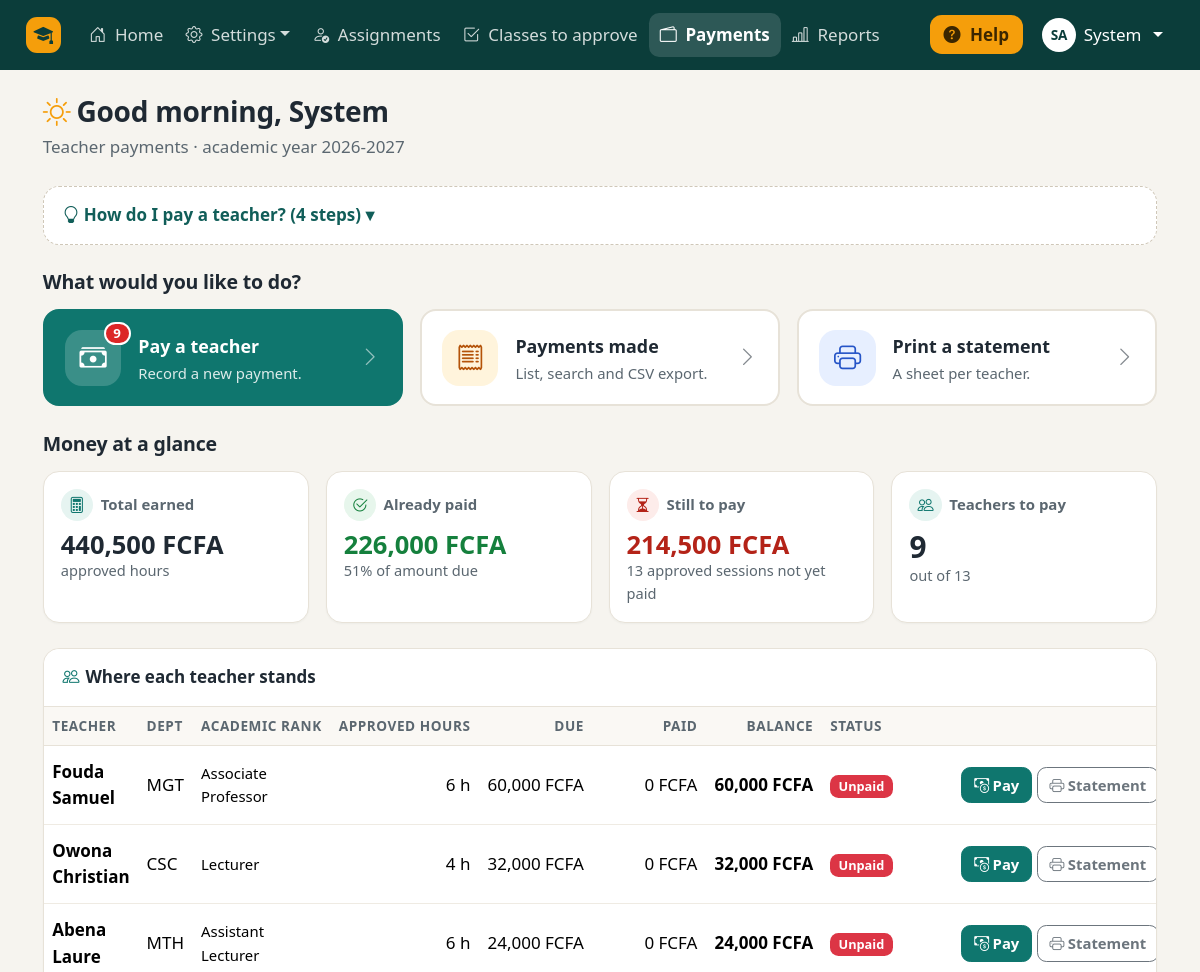
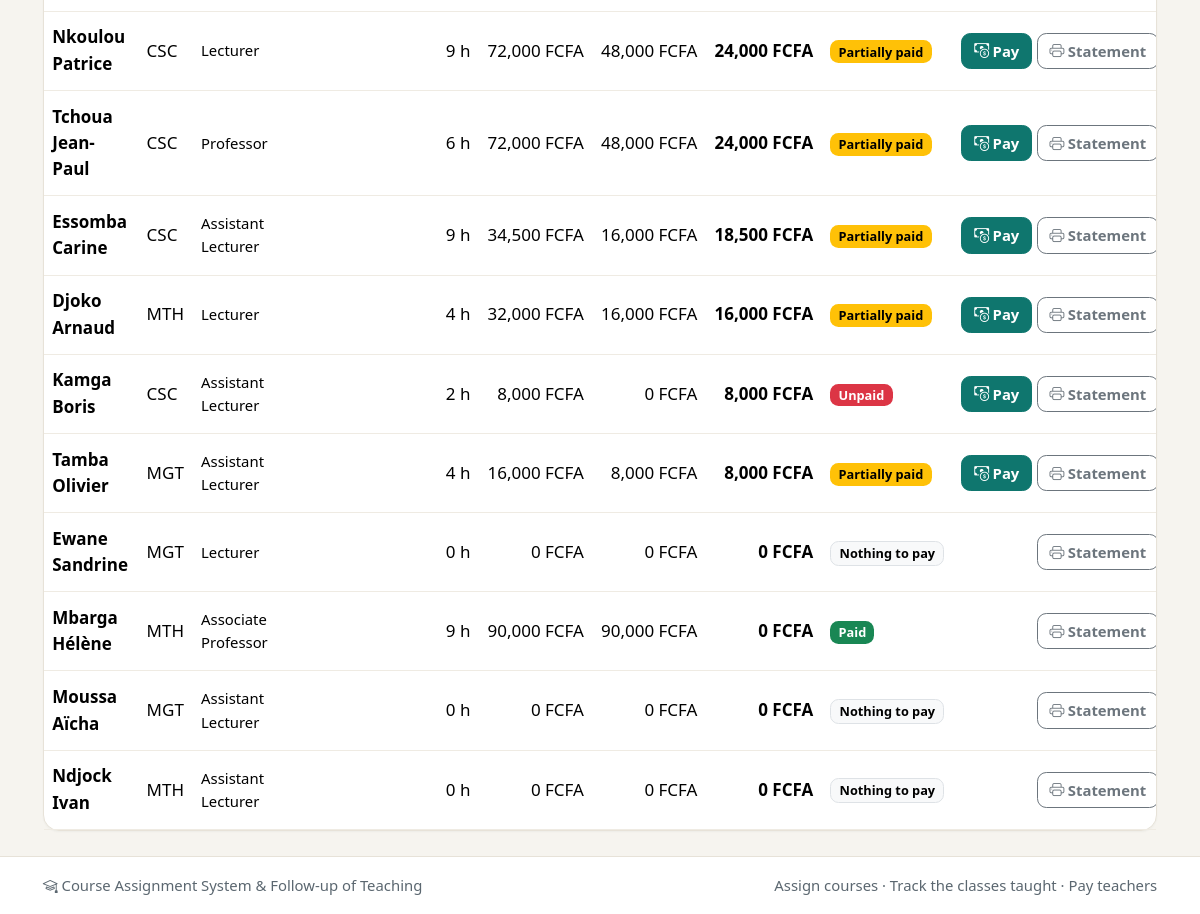
Screenshot of /accountant/dashboard.php (signed in) with the database file from the repository (2 pictures, top to bottom).
### tables this page shows
CREATE TABLE users (
    id             INT AUTO_INCREMENT PRIMARY KEY,
    last_name      VARCHAR(80)  NOT NULL,
    first_name     VARCHAR(80)  NOT NULL,
    email          VARCHAR(150) NOT NULL UNIQUE,
    password_hash  VARCHAR(255) NOT NULL,
    role           ENUM('admin','head','teacher','accountant') NOT NULL DEFAULT 'teacher',
    department_id  INT NULL,
    academic_rank  VARCHAR(50) NULL,
    max_load       INT NOT NULL DEFAULT 0,
    phone          VARCHAR(30) NULL,
    is_active      TINYINT(1) NOT NULL DEFAULT 1,
    created_at     DATETIME NOT NULL DEFAULT CURRENT_TIMESTAMP,
    CONSTRAINT fk_user_department FOREIGN KEY (department_id) REFERENCES departments(id) ON DELETE SET NULL
);

CREATE TABLE academic_years (
    id          INT AUTO_INCREMENT PRIMARY KEY,
    label       VARCHAR(9) NOT NULL UNIQUE,
    start_date  DATE NOT NULL,
    end_date    DATE NOT NULL,
    is_active   TINYINT(1) NOT NULL DEFAULT 0
);

### accountant/dashboard.php (the view, shortened to what the rows shown need)
<?php
require_once __DIR__ . '/../includes/auth.php';
$user = require_role(['accountant', 'admin']);
$year = require_active_year();
$yearId = (int) $year['id'];
$teachers = teachers_overview($yearId);
usort($teachers, fn($a, $b) => (float) $b['balance'] <=> (float) $a['balance']);
$nav_active = $user['role'] === 'admin' ? 'accountant/payments.php' : 'accountant/dashboard.php';
require __DIR__ . '/../includes/header.php';
?>
<div class="page-header">
    <div>
        <h1><?= icon('sun', 'greeting-icon') ?><?= e(greeting()) ?>, <?= e($user['first_name']) ?></h1>
        <p class="lead-text">Teacher payments · academic year <?= e($year['label']) ?></p>
    </div>
</div>
<h2 class="section-title">What would you like to do?</h2>
<h2 class="section-title">Money at a glance</h2>
<div class="card">
    <div class="table-responsive">
        <table class="table table-hover table-card">
            <thead><tr><th>Teacher</th><th>Dept</th><th>Academic rank</th><th class="num">Approved hours</th><th class="num">Due</th><th class="num">Paid</th><th class="num">Balance</th><th>Status</th><th></th></tr></thead>
            <tbody>
            <?php foreach ($teachers as $t): ?>
                <tr>
                    <td class="fw-semibold"><?= e(full_name($t)) ?></td>
                    <td><?= e($t['department_code']) ?></td>
                    <td class="small"><?= e($t['academic_rank']) ?></td>
                    <td class="num"><?= hours($t['approved_hours']) ?></td>
                    <td class="num"><?= money($t['due']) ?></td>
                    <td class="num"><?= money($t['paid']) ?></td>
                    <td class="num fw-semibold"><?= money($t['balance']) ?></td>
                    <td><span class="badge <?= e($t['status_class']) ?>"><?= e($t['status_label']) ?></span></td>
                    <td class="text-end text-nowrap">
                        <?php if ((float) $t['balance'] > 0): ?>
                            <a href="<?= e(url('accountant/payment_form.php?teacher_id=' . $t['id'])) ?>" class="btn btn-sm btn-primary"><?= icon('cash-coin') ?>Pay</a>
                        <?php endif; ?>
                        <a href="<?= e(url('accountant/statements.php?teacher_id=' . $t['id'])) ?>" class="btn btn-sm btn-outline-secondary"><?= icon('printer') ?>Statement</a>
                    </td>
                </tr>
            <?php endforeach; ?>
            </tbody>
        </table>
    </div>
</div>
<?php require __DIR__ . '/../includes/footer.php'; ?>

### includes/header.php (shortened to what the rows shown need)
<?php
$user = current_user();
$year = active_year();
$body_class = $body_class ?? '';
$scriptPath = ltrim(substr($_SERVER['SCRIPT_NAME'] ?? '', strlen(rtrim(BASE_URL, '/'))), '/');
$nav_active = $nav_active ?? $scriptPath;
$pendingCount = ($user && $user['role'] === 'admin') ? count(pending_signups()) : 0;
$teachingMenu = ['My teaching', [
    ['My courses and workload', 'teacher/dashboard.php', 'journal-text'],
    ['My classes', 'teacher/sessions.php', 'clock-history'],
    ['My money', 'teacher/payments.php', 'wallet2'],
], 'person-workspace'];
$menus = [
    'admin' => [
        ['Home', 'admin/dashboard.php', 'house-door'],
        ['Settings', [
            ['Users', 'admin/users.php', 'people'],
            ['Departments', 'admin/departments.php', 'building'],
            ['Courses', 'admin/courses.php', 'journal-bookmark'],
            ['Academic years', 'admin/years.php', 'calendar3'],
            ['Hourly rates', 'admin/rates.php', 'cash-coin'],
        ], 'gear'],
        ['Assignments', 'admin/assignments.php', 'person-check'],
        ['Classes to approve', 'head/sessions_validation.php', 'check2-square'],
        ['Payments', 'accountant/payments.php', 'wallet2'],
        ['Reports', 'admin/reports.php', 'bar-chart-line'],
    ],
    'head' => [
        ['Home', 'head/dashboard.php', 'house-door'],
        ['Assignments', 'head/assignments.php', 'person-check'],
        ['Courses', 'admin/courses.php', 'journal-bookmark'],
        ['Classes to approve', 'head/sessions_validation.php', 'check2-square'],
        ['Reports', 'admin/reports.php', 'bar-chart-line'],
        $teachingMenu,
    ],
    'teacher' => [
        ['Home', 'teacher/dashboard.php', 'house-door'],
        ['My classes', 'teacher/sessions.php', 'clock-history'],
        ['My money', 'teacher/payments.php', 'wallet2'],
    ],
    'accountant' => [
        ['Home', 'accountant/dashboard.php', 'house-door'],
        ['Payments', 'accountant/payments.php', 'wallet2'],
        ['New payment', 'accountant/payment_form.php', 'plus-circle'],
        ['Payment statements', 'accountant/statements.php', 'printer'],
    ],
];
$menu = $user ? ($menus[$user['role']] ?? []) : [];
?>
<!doctype html>
<html lang="en">
<head>
    <link rel="stylesheet" href="<?= e(url('assets/vendor/bootstrap/css/bootstrap.min.css')) ?>">
    <link rel="stylesheet" href="<?= e(url('assets/vendor/bootstrap-icons/bootstrap-icons.min.css')) ?>">
    <link rel="stylesheet" href="<?= e(url('assets/css/style.css')) ?>">
    <link rel="stylesheet" href="<?= e(url('assets/css/print.css')) ?>" media="print">
</head>
<body class="<?= e($body_class) ?>">
<?php if ($user): ?>
<nav class="navbar navbar-expand-xl navbar-dark app-navbar no-print">
    <div class="container-fluid px-lg-4">
        <a class="navbar-brand" href="<?= e(url(dashboard_path($user['role']))) ?>">
            <span class="brand-mark"><?= icon('mortarboard-fill') ?></span>
        </a>
        <div class="collapse navbar-collapse" id="mainNav">
            <ul class="navbar-nav me-auto mb-2 mb-xl-0">
                <?php foreach ($menu as [$label, $target, $iconName]): ?>
                    <?php if (is_array($target)):
                        $isActive = in_array($nav_active, array_column($target, 1), true); ?>
                        <li class="nav-item dropdown">
                            <a class="nav-link dropdown-toggle<?= $isActive ? ' active' : '' ?>" href="#" role="button"
                               data-bs-toggle="dropdown" aria-expanded="false"><?= icon($iconName) ?> <?= e($label) ?></a>
                                <?php foreach ($target as [$subLabel, $subPath, $subIcon]): ?>
                                    <li><a class="dropdown-item<?= $nav_active === $subPath ? ' active' : '' ?>"
                                           href="<?= e(url($subPath)) ?>"><?= icon($subIcon, 'me-2') ?><?= e($subLabel) ?>
                                            <?php if ($subPath === 'admin/users.php' && $pendingCount): ?>
                                                <span class="badge rounded-pill text-bg-warning ms-1"><?= $pendingCount ?></span>
                                            <?php endif; ?></a></li>
                                <?php endforeach; ?>
                        </li>
                    <?php else: ?>
                        <li class="nav-item">
                            <a class="nav-link<?= $nav_active === $target ? ' active' : '' ?>"
                               <?= $nav_active === $target ? 'aria-current="page"' : '' ?>
                               href="<?= e(url($target)) ?>"><?= icon($iconName) ?> <?= e($label) ?></a>
                        </li>
                    <?php endif; ?>
                <?php endforeach; ?>
            </ul>
            <div class="d-flex flex-wrap align-items-center gap-2">
                <button type="button" class="btn btn-help" data-bs-toggle="offcanvas" data-bs-target="#helpPanel" aria-controls="helpPanel">
                    <?= icon('question-circle-fill') ?> Help
                </button>
                <div class="dropdown">
                    <a class="nav-link dropdown-toggle text-white user-chip" href="#" role="button" data-bs-toggle="dropdown" aria-expanded="false">
                        <span class="avatar"><?= e(mb_strtoupper(mb_substr($user['first_name'], 0, 1) . mb_substr($user['last_name'], 0, 1))) ?></span>
                        <span><?= e($user['first_name']) ?></span>
                    </a>
                </div>
            </div>
        </div>
    </div>
</nav>
<?php endif; ?>
<main class="<?= $user ? 'container-xl py-4' : 'guest-main' ?>">

### includes/functions.php (shortened to what the rows shown need)
<?php
require_once __DIR__ . '/../config/db.php';
function db(): mysqli
{
    global $db;
    return $db;
}
function db_run(string $sql, string $types = '', array $params = []): mysqli_stmt
{
    $stmt = db()->prepare($sql);
    if ($types !== '') {
        $stmt->bind_param($types, ...$params);
    }
    $stmt->execute();
    return $stmt;
}
function db_all(string $sql, string $types = '', array $params = []): array
{
    $stmt = db_run($sql, $types, $params);
    $result = $stmt->get_result();
    $rows = $result ? $result->fetch_all(MYSQLI_ASSOC) : [];
    return $rows;
}
function db_one(string $sql, string $types = '', array $params = []): ?array
{
    $rows = db_all($sql, $types, $params);
    return $rows[0] ?? null;
}
function e($value): string
{
    return htmlspecialchars((string) ($value ?? ''), ENT_QUOTES, 'UTF-8');
}
function money($amount): string
{
    return number_format((float) $amount, 0, '.', ',') . ' ' . APP_CURRENCY;
}
function hours($value): string
{
    $value = (float) $value;
    $decimals = (abs($value - round($value)) < 0.001) ? 0 : 1;
    return number_format($value, $decimals, '.', ',') . ' h';
}
function full_name(array $row, string $prefix = ''): string
{
    return trim(($row[$prefix . 'last_name'] ?? '') . ' ' . ($row[$prefix . 'first_name'] ?? ''));
}
function url(string $path = ''): string
{
    return BASE_URL . ltrim($path, '/');
}
function icon(string $name, string $extraClass = ''): string
{
    return '<i class="bi bi-' . e($name) . ($extraClass !== '' ? ' ' . e($extraClass) : '') . '" aria-hidden="true"></i>';
}
function greeting(): string
{
    $hour = (int) date('G');
    if ($hour < 12) {
        return 'Good morning';
    }
    return $hour < 18 ? 'Good afternoon' : 'Good evening';
}
function payment_status(float $due, float $balance): array
{
    if ($due <= 0) {
        return ['Nothing to pay', 'text-bg-light border'];
    }
    if ($balance <= 0) {
        return ['Paid', 'text-bg-success'];
    }
    if ($balance >= $due) {
        return ['Unpaid', 'text-bg-danger'];
    }
    return ['Partially paid', 'text-bg-warning'];
}
function current_user(): ?array
{
    static $user = false;
    if ($user !== false) {
        return $user;
    }
    $user = null;
    if (!empty($_SESSION['user_id'])) {
        $row = db_one(
            'SELECT u.*, d.name AS department_name, d.code AS department_code
             FROM users u LEFT JOIN departments d ON d.id = u.department_id
             WHERE u.id = ?',
            'i',
            [(int) $_SESSION['user_id']]
        );
        if ($row && (int) $row['is_active'] === 1) {
            $user = $row;
        } else {
            unset($_SESSION['user_id']);
        }
    }
    return $user;
}
function dashboard_path(string $role): string
{
    $paths = [
        'admin' => 'admin/dashboard.php',
        'head' => 'head/dashboard.php',
        'teacher' => 'teacher/dashboard.php',
        'accountant' => 'accountant/dashboard.php',
    ];
    return $paths[$role] ?? 'index.php';
}
function active_year(): ?array
{
    static $year = false;
    if ($year === false) {
        $year = db_one('SELECT * FROM academic_years WHERE is_active = 1 ORDER BY id DESC LIMIT 1');
    }
    return $year;
}
function pending_signup_sql(string $alias = 'u'): string
{
    return "($alias.is_active = 0 AND EXISTS (SELECT 1 FROM activity_log sl
             WHERE sl.user_id = $alias.id AND sl.action = 'Sign-up request'))";
}
function teachers_overview(int $yearId, ?int $departmentId = null, ?int $teacherId = null): array
{
    $sql = "SELECT u.id, u.last_name, u.first_name, u.email, u.academic_rank, u.role, u.max_load, u.is_active,
                   d.code AS department_code, d.name AS department_name,
                   (SELECT COALESCE(SUM(a.hours), 0) FROM assignments a
                     WHERE a.teacher_id = u.id AND a.year_id = ?) AS teaching_load,
                   (SELECT COALESCE(SUM(s.duration), 0) FROM class_sessions s
                     JOIN assignments a ON a.id = s.assignment_id
                     WHERE a.teacher_id = u.id AND a.year_id = ? AND s.status = 'approved') AS approved_hours,
                   (SELECT COALESCE(SUM(s.duration), 0) FROM class_sessions s
                     JOIN assignments a ON a.id = s.assignment_id
                     WHERE a.teacher_id = u.id AND a.year_id = ? AND s.status = 'declared') AS pending_hours,
                   (SELECT COALESCE(SUM(s.duration * COALESCE(t.rate_per_hour, 0)), 0) FROM class_sessions s
                     JOIN assignments a ON a.id = s.assignment_id
                     JOIN users u2 ON u2.id = a.teacher_id
                     LEFT JOIN hourly_rates t ON t.academic_rank = u2.academic_rank AND t.type = a.type
                     WHERE a.teacher_id = u.id AND a.year_id = ? AND s.status = 'approved'
                       AND s.payment_id IS NULL) AS balance,
                   (SELECT COALESCE(SUM(p.amount), 0) FROM payments p
                     WHERE p.teacher_id = u.id AND p.year_id = ?) AS paid
            FROM users u
            LEFT JOIN departments d ON d.id = u.department_id
            WHERE u.role IN ('teacher', 'head') AND NOT " . pending_signup_sql('u');
    $types = 'iiiii';
    $params = [$yearId, $yearId, $yearId, $yearId, $yearId];
    $sql .= ' ORDER BY u.last_name, u.first_name';
    $rows = db_all($sql, $types, $params);
    foreach ($rows as &$row) {
        $row['due'] = (float) $row['paid'] + (float) $row['balance'];
    }
    return $rows;
}

### rows the page displays
users: first_name+last_name "SA", first_name "System"
academic_years: label "2026-2027"
users: full_name($t) "Fouda Samuel", department_code "MGT", academic_rank "Associate Professor", approved_hours "6 h", due "60,000 FCFA", paid "0 FCFA", balance "60,000 FCFA", status_label "Unpaid"
users: full_name($t) "Owona Christian", department_code "CSC", academic_rank "Lecturer", approved_hours "4 h", due "32,000 FCFA", paid "0 FCFA", balance "32,000 FCFA", status_label "Unpaid"
users: full_name($t) "Abena Laure", department_code "MTH", academic_rank "Assistant Lecturer", approved_hours "6 h", due "24,000 FCFA", paid "0 FCFA", balance "24,000 FCFA", status_label "Unpaid"
users: full_name($t) "Nkoulou Patrice", department_code "CSC", academic_rank "Lecturer", approved_hours "9 h", due "72,000 FCFA", paid "48,000 FCFA", balance "24,000 FCFA", status_label "Partially paid"
users: full_name($t) "Tchoua Jean-Paul", department_code "CSC", academic_rank "Professor", approved_hours "6 h", due "72,000 FCFA", paid "48,000 FCFA", balance "24,000 FCFA", status_label "Partially paid"
users: full_name($t) "Essomba Carine", department_code "CSC", academic_rank "Assistant Lecturer", approved_hours "9 h", due "34,500 FCFA", paid "16,000 FCFA", balance "18,500 FCFA", status_label "Partially paid"
users: full_name($t) "Djoko Arnaud", department_code "MTH", academic_rank "Lecturer", approved_hours "4 h", due "32,000 FCFA", paid "16,000 FCFA", balance "16,000 FCFA", status_label "Partially paid"
users: full_name($t) "Kamga Boris", department_code "CSC", academic_rank "Assistant Lecturer", approved_hours "2 h", due "8,000 FCFA", paid "0 FCFA", balance "8,000 FCFA", status_label "Unpaid"
users: full_name($t) "Tamba Olivier", department_code "MGT", academic_rank "Assistant Lecturer", approved_hours "4 h", due "16,000 FCFA", paid "8,000 FCFA", balance "8,000 FCFA", status_label "Partially paid"
users: full_name($t) "Ewane Sandrine", department_code "MGT", academic_rank "Lecturer", approved_hours "0 h", due "0 FCFA", paid "0 FCFA", balance "0 FCFA", status_label "Nothing to pay"
users: full_name($t) "Mbarga Hélène", department_code "MTH", academic_rank "Associate Professor", approved_hours "9 h", due "90,000 FCFA", paid "90,000 FCFA", balance "0 FCFA", status_label "Paid"
users: full_name($t) "Moussa Aïcha", department_code "MGT", academic_rank "Assistant Lecturer", approved_hours "0 h", due "0 FCFA", paid "0 FCFA", balance "0 FCFA", status_label "Nothing to pay"
users: full_name($t) "Ndjock Ivan", department_code "MTH", academic_rank "Assistant Lecturer", approved_hours "0 h", due "0 FCFA", paid "0 FCFA", balance "0 FCFA", status_label "Nothing to pay"

### other values shown
$label "Home"
$label "Settings"
$label "Assignments"
$label "Classes to approve"
$label "Payments"
$label "Reports"
greeting() "Good morning"
$title "How do I pay a teacher? (4 steps)"
$count "9"
$title "Pay a teacher Payments made Print a statement"
$text "Record a new payment. List, search and CSV export. A sheet per teacher."
money($totalDue) "440,500 FCFA"
money($totalPaid) "226,000 FCFA"
$totalPaid / $totalDue * 100 "51"
money($totalRemaining) "214,500 FCFA"
